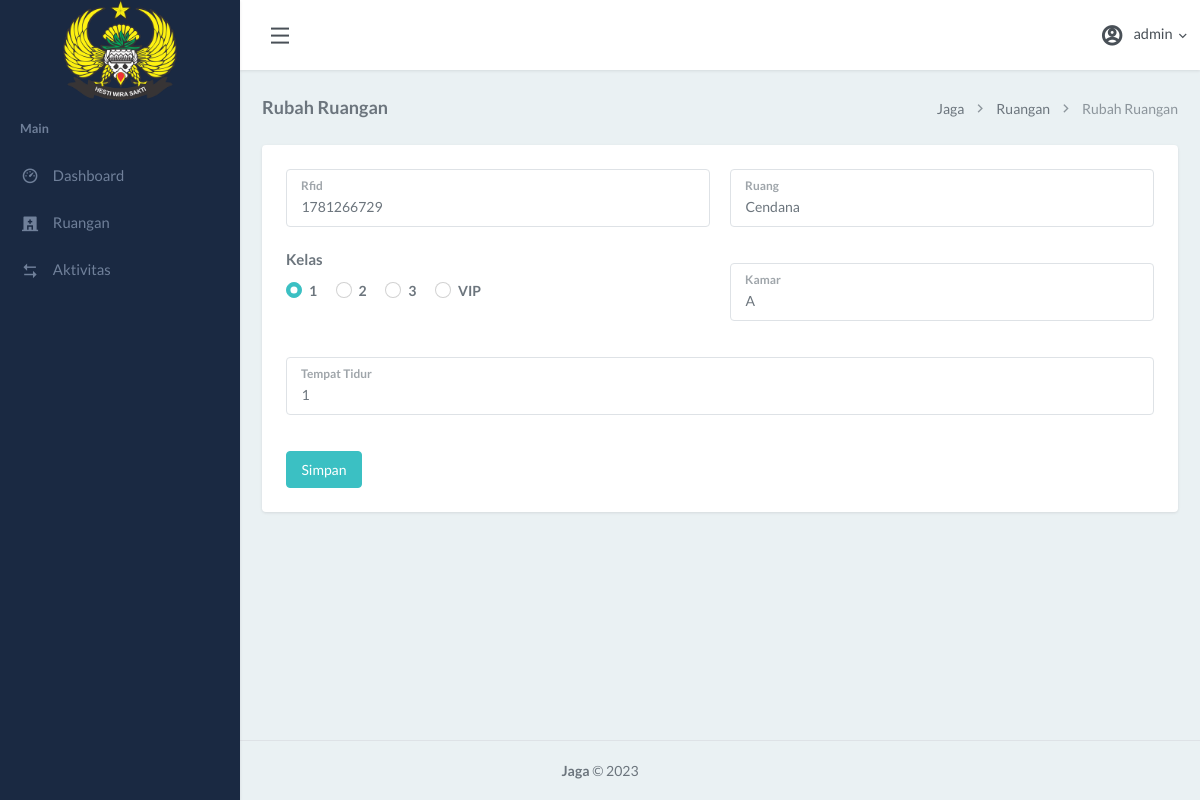
The page /admin/rubahRuangan.php?rfid=1781266729 (signed in) on the database its author committed.
### tables this page shows
CREATE TABLE `ruangan` (
  `rfid` int(11) NOT NULL,
  `nama_ruang` varchar(50) NOT NULL,
  `kelas` varchar(10) NOT NULL,
  `kamar` varchar(10) NOT NULL,
  `tempat_tidur` varchar(10) NOT NULL
);

### admin/rubahRuangan.php (the view, shortened to what this page needs)
<?php
include '../admin/layout/header.php';
include '../config/koneksi.php';
?>
<div class="content-page">
    <div class="content">
        <div class="container-fluid">
            <div class="row">
                <div class="col-12">
                    <div class="page-title-box">
                        <div class="page-title-right">
                            <ol class="breadcrumb m-0">
                                <li class="breadcrumb-item"><a href="javascript: void(0);">Jaga</a></li>
                                <li class="breadcrumb-item"><a href="javascript: void(0);">Ruangan</a></li>
                                <li class="breadcrumb-item active">Rubah Ruangan</li>
                            </ol>
                        </div>
                        <h4 class="page-title">Rubah Ruangan</h4>
                    </div>
                </div>
            </div>
            <div class="row">
                <div class="col-12">
                    <div class="card">
                        <div class="card-body">
                            <form action="" method="POST">
                                <?php
                                $rfid = $_GET['rfid'];
                                if (isset($rfid)) {
                                    $queryGetById = mysqli_query($conn, "SELECT * FROM ruangan WHERE rfid = '$rfid'");
                                    $row = mysqli_fetch_assoc($queryGetById);
                                } else {
                                    header("Location:ruangan.php");
                                }
                                ?>
                                <div class="row">
                                    <div class="col-lg-6">
                                        <div class="form-floating mb-3" id="getRfid">
                                            <input type="text" name="rfid" class="form-control" value="<?= $row['rfid'] ?>" id="inputRfid" placeholder="rfid" readonly required>
                                            <label for="inputRfid">Rfid</label>
                                        </div>
                                        <h6 class="fs-15 mt-3">Kelas</h6>
                                        <div class="mt-2">
                                            <div class="form-check form-check-inline">
                                                <input type="radio" id="radio1" name="kelas" class="form-check-input" value="1" <?= $row['kelas'] == '1' ? 'checked' : '' ?>>
                                                <label class="form-check-label" for="radio1">1</label>
                                            </div>
                                            <div class="form-check form-check-inline">
                                                <input type="radio" id="radio2" name="kelas" class="form-check-input" value="2" <?= $row['kelas'] == '2' ? 'checked' : '' ?>>
                                                <label class="form-check-label" for="radio2">2</label>
                                            </div>
                                            <div class="form-check form-check-inline">
                                                <input type="radio" id="radio3" name="kelas" class="form-check-input" value="3" <?= $row['kelas'] == '3' ? 'checked' : '' ?>>
                                                <label class="form-check-label" for="radio3">3</label>
                                            </div>
                                            <div class="form-check form-check-inline">
                                                <input type="radio" id="radiovip" name="kelas" class="form-check-input" value="VIP" <?= $row['kelas'] == 'VIP' ? 'checked' : '' ?>>
                                                <label class="form-check-label" for="radiovip">VIP</label>
                                            </div>
                                        </div>
                                    </div>
                                    <div class="col-lg-6">
                                        <div class="form-floating">
                                            <input type="text" name="nama_ruang" class="form-control" id="inputNamaRuangan" placeholder="Ruang" value="<?= $row['nama_ruang'] ?>" required>
                                            <label for="inputNamaRuangan">Ruang</label>
                                        </div>
                                        <div class="form-floating mt-4">
                                            <input type="text" name="kamar" class="form-control" id="inputKamar" placeholder="Kamar" value="<?= $row['kamar'] ?>" required>
                                            <label for="inputKamar">Kamar</label>
                                        </div>
                                    </div>
                                    <div class="col-lg-12 mt-4">
                                        <div class="form-floating">
                                            <input type="text" name="tempat_tidur" class="form-control" id="inputTempatTidur" placeholder="Tempat Tidur" value="<?= $row['tempat_tidur'] ?>" required>
                                            <label for="inputTempatTidur">Tempat Tidur</label>
                                        </div>
                                    </div>
                                    <div class="col-lg-12 mt-4">
                                        <input type="submit" name="submit" value="Simpan" class="btn btn-primary">
                                    </div>
                                </div>
                            </form>
                        </div>
                    </div>
                </div>
            </div>
        </div>
    </div>
</div>
<?php
include '../admin/layout/footer.php';
?>

### rows shown on the page
ruangan: rfid "1781266729", kelas "☑ 1", kelas "☐ 2", kelas "☐ 3", kelas "☐ VIP", nama_ruang "Cendana", kamar "A", tempat_tidur "1"

### other values the page prints
$_SESSION['username'] "admin"
